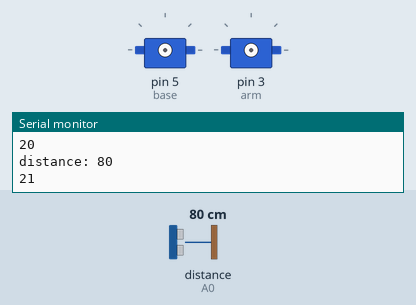
Simulated run of this sketch. Board: Arduino Uno, built with avr-gcc and run on an emulated ATmega328P. Parts: 2 × servo, the last lines printed to the serial monitor. The test bench sets the inputs (shaded band); at power-on: distance to the obstacle (sensor on A0) 80 cm.

Above: at 1.4 s.
1.5 s: distance to the obstacle (sensor on A0) set to 43 cm
3.0 s: distance to the obstacle (sensor on A0) set to 36 cm
At 3.65 s:
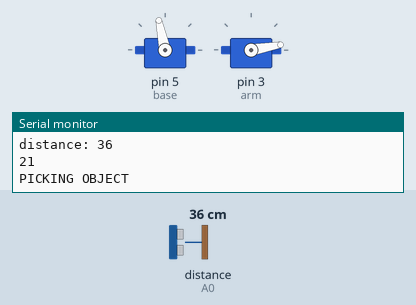
At 5.6 s:
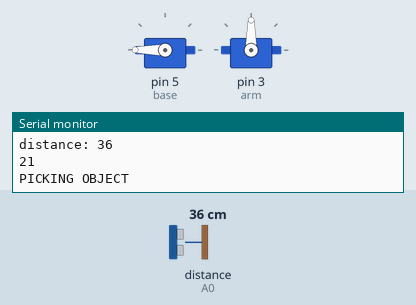
Timing chart, 0 to 12.0 s (numbered marks = the images above; inputs shaded):
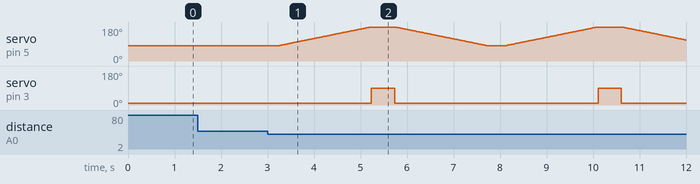

Measured:
- the behaviour switches between 40 and 39 cm on distance to the obstacle (sensor on A0) (found by bisection; images 0 and 1)

The sketch:

arm_with_sensor.ino
```cpp
#include <Servo.h>
#include <SharpIR.h>

Servo base;
Servo arm;

#define ir A0
#define model 1080

SharpIR SharpIR(ir, model);

int pos = 0;

void setup() {

  arm.write(10);

  Serial.begin(9600);
}

void loop() {
  delay(300);

  unsigned long pepe1=millis();  // takes the time before the loop on the library begins

  int dis=SharpIR.distance();  // this returns the distance to the object you're measuring


  Serial.print("distance: ");  // returns it to the serial monitor
  Serial.println(dis);

  unsigned long pepe2=millis()-pepe1;  // the following gives you the time taken to get the measurement
  Serial.println(pepe2);

   if(dis < 40 ){
      Serial.println("PICKING OBJECT");
      base.attach(5);
    arm.attach(3);

  base.write(80);


  for (pos = 80; pos <= 180; pos ++) {
   base.write(pos);
    delay(20);
 }
    arm.write(90);
    delay(500);
     arm.write(10);

 for (pos = 180; pos >= 80; pos --) {
    base.write(pos);
    delay(20);

 }

   base.detach();


}
}
```
